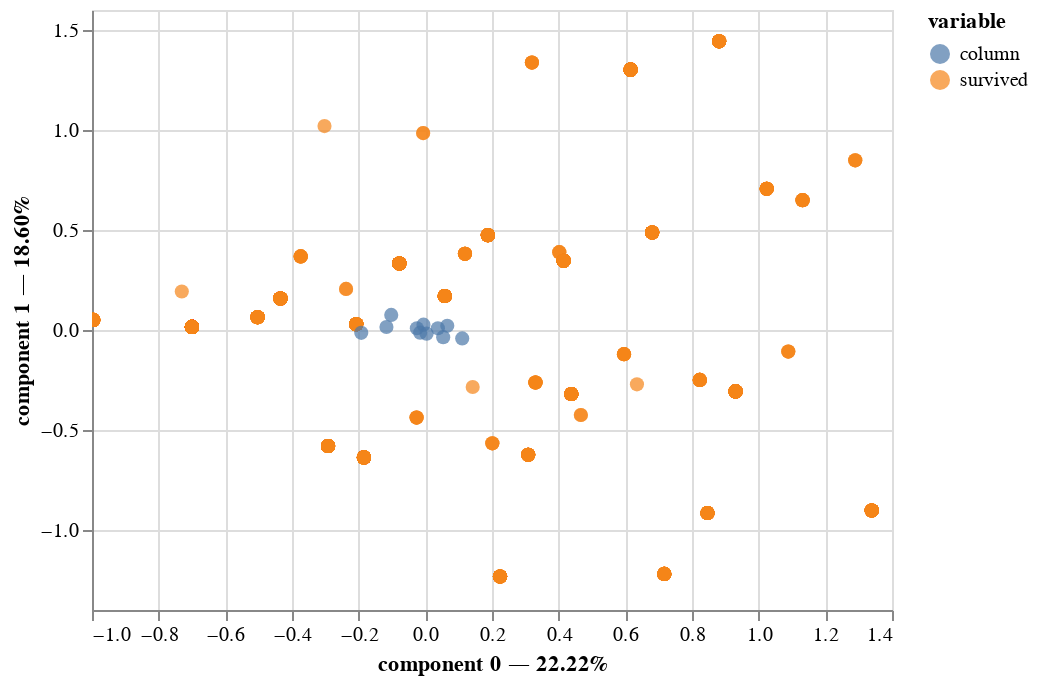

Notebook code for this chart:
### Markdown cell above
##### <span style="color:purple">**Todo:** View MCA results.</span>

### Code cell
### TO BE COMPLETED ###

mca.plot(
    titanic_quali,
    x_component=0,
    y_component=1,
    show_column_markers=True,
    show_row_markers=True,
    show_column_labels=False,
    show_row_labels=False
)

### Figure 1 — Vega-Lite specification as saved in the notebook (floating-point values rounded to 4 significant figures; data arrays with more than 128 entries replaced by an {"elided": "..."} marker saying what was removed)
{"config": {"view": {"continuousWidth": 400, "continuousHeight": 300}}, "layer": [{"data": {"name": "data-0e52e46ebeeba93be24fcea92e8a6b3b"}, "mark": {"type": "circle", "size": 50}, "encoding": {"color": {"field": "variable", "type": "nominal"}, "tooltip": [{"field": "variable", "type": "nominal"}, {"field": "value", "type": "nominal"}, {"field": "component 0", "type": "quantitative"}, {"field": "component 1", "type": "quantitative"}], "x": {"axis": {"title": "component 0 — 22.22%"}, "field": "component 0", "scale": {"zero": false}, "type": "quantitative"}, "y": {"axis": {"title": "component 1 — 18.60%"}, "field": "component 1", "scale": {"zero": false}, "type": "quantitative"}}, "selection": {"selector004": {"type": "interval", "bind": "scales", "encodings": ["x", "y"]}}}, {"data": {"name": "data-4fd0bbe1cb9f2fadf36d6436c208ac9e"}, "mark": {"type": "circle", "size": 50}, "encoding": {"color": {"field": "variable", "type": "nominal"}, "tooltip": [{"field": "variable", "type": "nominal"}, {"field": "value", "type": "nominal"}, {"field": "component 0", "type": "quantitative"}, {"field": "component 1", "type": "quantitative"}], "x": {"axis": {"title": "component 0 — 22.22%"}, "field": "component 0", "scale": {"zero": false}, "type": "quantitative"}, "y": {"axis": {"title": "component 1 — 18.60%"}, "field": "component 1", "scale": {"zero": false}, "type": "quantitative"}}}], "$schema": "https://vega.github.io/schema/vega-lite/v4.17.0.json", "datasets": {"data-0e52e46ebeeba93be24fcea92e8a6b3b": {"elided": "876 records"}, "data-4fd0bbe1cb9f2fadf36d6436c208ac9e": [{"component 0": -0.1922, "component 1": -0.01435, "component 2": -0.04719, "component 3": -0.05701, "component 4": 0.01859, "component 5": 0.07183, "component 6": -0.01113, "component 7": 0.05029, "component 8": -0.05209, "component 9": -0.006896, "variable": "column", "value": "embarked_Cherbourg", "label": "embarked_Cherbourg"}, {"component 0": 0.1107, "component 1": -0.04208, "component 2": 0.01903, "component 3": 0.1277, "component 4": -0.03469, "component 5": -0.163, "component 6": -0.09714, "component 7": 0.0474, "component 8": 0.04727, "component 9": 0.01822, "variable": "column", "value": "embarked_Queenstown", "label": "embarked_Queenstown"}, {"component 0": 0.03767, "component 1": 0.008956, "component 2": 0.01024, "component 3": -0.0004052, "component 4": -0.0007167, "component 5": 0.00077, "component 6": 0.01482, "component 7": 0.1274, "component 8": -0.04962, "component 9": 0.006353, "variable": "column", "value": "embarked_Southampton", "label": "embarked_Southampton"}, {"component 0": -0.1023, "component 1": 0.07531, "component 2": -0.07763, "component 3": -0.1077, "component 4": -0.1135, "component 5": 0.002381, "component 6": 0.01508, "component 7": 0.094, "component 8": -0.1357, "component 9": -0.04757, "variable": "column", "value": "class_First", "label": "class_First"}, {"component 0": -0.02542, "component 1": 0.008709, "component 2": 0.06257, "component 3": -0.07184, "component 4": 0.06067, "component 5": -0.005777, "component 6": 0.1715, "component 7": 0.0555, "component 8": -0.06055, "component 9": 0.001362, "variable": "column", "value": "class_Second", "label": "class_Second"}, {"component 0": 0.05362, "component 1": -0.03581, "component 2": 0.01077, "component 3": 0.07293, "component 4": 0.02702, "component 5": 0.00108, "component 6": -0.06921, "component 7": 0.1288, "component 8": 0.006137, "component 9": 0.02885, "variable": "column", "value": "class_Third", "label": "class_Third"}, {"component 0": -0.1167, "component 1": 0.01522, "component 2": -0.05844, "component 3": 0.02355, "component 4": 0.123, "component 5": -0.0904, "component 6": 0.1304, "component 7": 0.1333, "component 8": -0.05474, "component 9": 0.2851, "variable": "column", "value": "who_child", "label": "who_child"}, {"component 0": -0.01565, "component 1": -0.01342, "component 2": 0.03643, "component 3": 0.0003858, "component 4": -0.01495, "component 5": 0.0155, "component 6": -0.05038, "component 7": 0.1367, "component 8": -0.03156, "component 9": -0.03609, "variable": "column", "value": "who_man", "label": "who_man"}, {"component 0": 0.06587, "component 1": 0.0212, "component 2": -0.05227, "component 3": -0.007957, "component 4": -0.008855, "component 5": -0.002167, "component 6": 0.05712, "component 7": 0.03703, "component 8": -0.05683, "component 9": -0.002109, "variable": "column", "value": "who_woman", "label": "who_woman"}, {"component 0": -0.005549, "component 1": 0.02682, "component 2": -0.02411, "component 3": 0.05079, "component 4": 0.04184, "component 5": 0.0541, "component 6": 0.009906, "component 7": 0.1562, "component 8": -0.04594, "component 9": 0.06671, "variable": "column", "value": "alone_False", "label": "alone_False"}, {"component 0": 0.003763, "component 1": -0.01819, "component 2": 0.01635, "component 3": -0.03445, "component 4": -0.02837, "component 5": -0.03669, "component 6": -0.006718, "component 7": 0.07117, "component 8": -0.03861, "component 9": -0.03709, "variable": "column", "value": "alone_True", "label": "alone_True"}]}}
